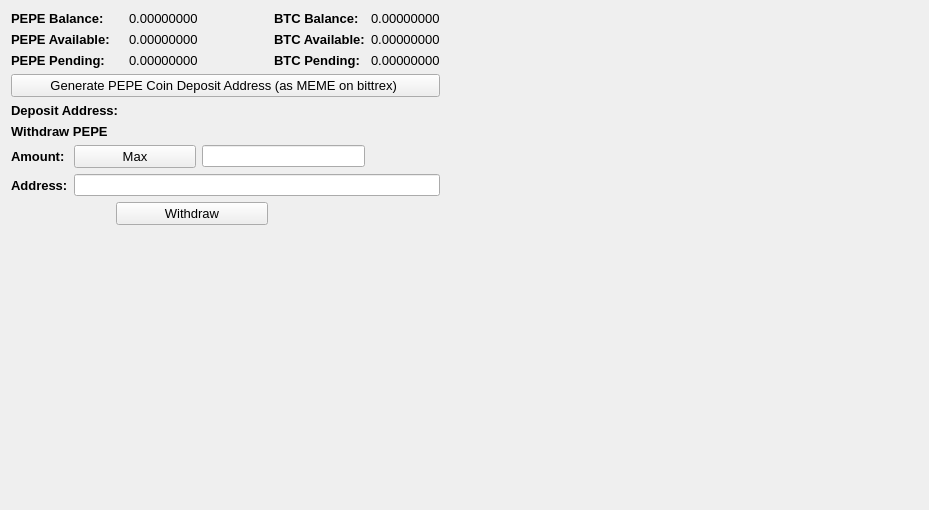
     <widget class="QWidget" name="BalanceTab">
      <attribute name="title">
       <string>Balance</string>
      </attribute>
      <layout class="QGridLayout" name="gridLayout_2">
       <item row="0" column="0" colspan="2">
        <widget class="QLabel" name="label_11">
         <property name="font">
          <font>
           <pointsize>10</pointsize>
           <weight>75</weight>
           <bold>true</bold>
          </font>
         </property>
         <property name="text">
          <string>PEPE Balance:</string>
         </property>
        </widget>
       </item>
       <item row="0" column="3" colspan="2">
        <widget class="QLabel" name="TXBalanceLabel">
         <property name="font">
          <font>
           <pointsize>10</pointsize>
          </font>
         </property>
         <property name="text">
          <string>0.00000000</string>
         </property>
         <property name="textInteractionFlags">
          <set>Qt::LinksAccessibleByMouse|Qt::TextSelectableByMouse</set>
         </property>
        </widget>
       </item>
       <item row="0" column="5">
        <widget class="QLabel" name="label_12">
         <property name="font">
          <font>
           <pointsize>10</pointsize>
           <weight>75</weight>
           <bold>true</bold>
          </font>
         </property>
         <property name="text">
          <string>BTC Balance:</string>
         </property>
        </widget>
       </item>
       <item row="0" column="6">
        <widget class="QLabel" name="BitcoinBalanceLabel">
         <property name="font">
          <font>
           <pointsize>10</pointsize>
          </font>
         </property>
         <property name="text">
          <string>0.00000000</string>
         </property>
         <property name="textInteractionFlags">
          <set>Qt::LinksAccessibleByMouse|Qt::TextSelectableByMouse</set>
         </property>
        </widget>
       </item>
       <item row="0" column="7" rowspan="10">
        <spacer name="horizontalSpacer_4">
         <property name="orientation">
          <enum>Qt::Horizontal</enum>
         </property>
         <property name="sizeHint" stdset="0">
          <size>
           <width>478</width>
           <height>488</height>
          </size>
         </property>
        </spacer>
       </item>
       <item row="1" column="0" colspan="2">
        <widget class="QLabel" name="label_13">
         <property name="font">
          <font>
           <pointsize>10</pointsize>
           <weight>75</weight>
           <bold>true</bold>
          </font>
         </property>
         <property name="text">
          <string>PEPE Available:</string>
         </property>
        </widget>
       </item>
       <item row="1" column="3" colspan="2">
        <widget class="QLabel" name="TXAvailableLabel_2">
         <property name="font">
          <font>
           <pointsize>10</pointsize>
          </font>
         </property>
         <property name="text">
          <string>0.00000000</string>
         </property>
         <property name="textInteractionFlags">
          <set>Qt::LinksAccessibleByMouse|Qt::TextSelectableByMouse</set>
         </property>
        </widget>
       </item>
       <item row="1" column="5">
        <widget class="QLabel" name="label_15">
         <property name="font">
          <font>
           <pointsize>10</pointsize>
           <weight>75</weight>
           <bold>true</bold>
          </font>
         </property>
         <property name="text">
          <string>BTC Available:</string>
         </property>
        </widget>
       </item>
       <item row="1" column="6">
        <widget class="QLabel" name="BitcoinAvailableLabel">
         <property name="font">
          <font>
           <pointsize>10</pointsize>
          </font>
         </property>
         <property name="text">
          <string>0.00000000</string>
         </property>
         <property name="textInteractionFlags">
          <set>Qt::LinksAccessibleByMouse|Qt::TextSelectableByMouse</set>
         </property>
        </widget>
       </item>
       <item row="2" column="0" colspan="2">
        <widget class="QLabel" name="label_14">
         <property name="font">
          <font>
           <pointsize>10</pointsize>
           <weight>75</weight>
           <bold>true</bold>
          </font>
         </property>
         <property name="text">
          <string>PEPE Pending:</string>
         </property>
        </widget>
       </item>
       <item row="2" column="3" colspan="2">
        <widget class="QLabel" name="TXPendingLabel">
         <property name="font">
          <font>
           <pointsize>10</pointsize>
          </font>
         </property>
         <property name="text">
          <string>0.00000000</string>
         </property>
         <property name="textInteractionFlags">
          <set>Qt::LinksAccessibleByMouse|Qt::TextSelectableByMouse</set>
         </property>
        </widget>
       </item>
       <item row="2" column="5">
        <widget class="QLabel" name="label_31">
         <property name="font">
          <font>
           <pointsize>10</pointsize>
           <weight>75</weight>
           <bold>true</bold>
          </font>
         </property>
         <property name="text">
          <string>BTC Pending:</string>
         </property>
        </widget>
       </item>
       <item row="2" column="6">
        <widget class="QLabel" name="BitcoinPendingLabel">
         <property name="font">
          <font>
           <pointsize>10</pointsize>
          </font>
         </property>
         <property name="text">
          <string>0.00000000</string>
         </property>
         <property name="textInteractionFlags">
          <set>Qt::LinksAccessibleByMouse|Qt::TextSelectableByMouse</set>
         </property>
        </widget>
       </item>
       <item row="3" column="0" colspan="7">
        <widget class="QPushButton" name="GenDepositBTN">
         <property name="font">
          <font>
           <pointsize>10</pointsize>
          </font>
         </property>
         <property name="text">
          <string>Generate PEPE Coin Deposit Address (as MEME on bittrex) </string>
         </property>
        </widget>
       </item>
       <item row="4" column="0" colspan="3">
        <widget class="QLabel" name="label_33">
         <property name="font">
          <font>
           <pointsize>10</pointsize>
           <weight>75</weight>
           <bold>true</bold>
          </font>
         </property>
         <property name="text">
          <string>Deposit Address:</string>
         </property>
        </widget>
       </item>
       <item row="4" column="3" colspan="4">
        <widget class="QLabel" name="DepositAddressLabel">
         <property name="minimumSize">
          <size>
           <width>311</width>
           <height>0</height>
          </size>
         </property>
         <property name="palette">
          <palette>
           <active>
            <colorrole role="WindowText">
             <brush brushstyle="SolidPattern">
              <color alpha="255">
               <red>0</red>
               <green>0</green>
               <blue>0</blue>
              </color>
             </brush>
            </colorrole>
            <colorrole role="Text">
             <brush brushstyle="SolidPattern">
              <color alpha="255">
               <red>0</red>
               <green>0</green>
               <blue>255</blue>
              </color>
             </brush>
            </colorrole>
           </active>
           <inactive>
            <colorrole role="WindowText">
             <brush brushstyle="SolidPattern">
              <color alpha="255">
               <red>0</red>
               <green>0</green>
               <blue>0</blue>
              </color>
             </brush>
            </colorrole>
            <colorrole role="Text">
             <brush brushstyle="SolidPattern">
              <color alpha="255">
               <red>0</red>
               <green>0</green>
               <blue>255</blue>
              </color>
             </brush>
            </colorrole>
           </inactive>
           <disabled>
            <colorrole role="WindowText">
             <brush brushstyle="SolidPattern">
              <color alpha="255">
               <red>120</red>
               <green>120</green>
               <blue>120</blue>
              </color>
             </brush>
            </colorrole>
            <colorrole role="Text">
             <brush brushstyle="SolidPattern">
              <color alpha="255">
               <red>120</red>
               <green>120</green>
               <blue>120</blue>
              </color>
             </brush>
            </colorrole>
           </disabled>
          </palette>
         </property>
         <property name="font">
          <font>
           <pointsize>10</pointsize>
           <weight>75</weight>
           <bold>true</bold>
          </font>
         </property>
         <property name="text">
          <string/>
         </property>
         <property name="alignment">
          <set>Qt::AlignRight|Qt::AlignTrailing|Qt::AlignVCenter</set>
         </property>
         <property name="textInteractionFlags">
          <set>Qt::LinksAccessibleByMouse|Qt::TextSelectableByKeyboard|Qt::TextSelectableByMouse</set>
         </property>
        </widget>
       </item>
       <item row="5" column="0" colspan="2">
        <widget class="QLabel" name="label_34">
         <property name="font">
          <font>
           <pointsize>10</pointsize>
           <weight>75</weight>
           <bold>true</bold>
          </font>
         </property>
         <property name="text">
          <string>Withdraw PEPE</string>
         </property>
        </widget>
       </item>
       <item row="6" column="0">
        <widget class="QLabel" name="label_26">
         <property name="font">
          <font>
           <pointsize>10</pointsize>
           <weight>75</weight>
           <bold>true</bold>
          </font>
         </property>
         <property name="text">
          <string>Amount:</string>
         </property>
        </widget>
       </item>
       <item row="6" column="1" colspan="3">
        <widget class="QPushButton" name="Withdraw_Max_Amount">
         <property name="font">
          <font>
           <pointsize>10</pointsize>
          </font>
         </property>
         <property name="text">
          <string>Max</string>
         </property>
        </widget>
       </item>
       <item row="6" column="4" colspan="2">
        <widget class="QLineEdit" name="WithdrawUnitsInput">
         <property name="font">
          <font>
           <pointsize>9</pointsize>
           <weight>75</weight>
           <bold>true</bold>
          </font>
         </property>
         <property name="text">
          <string/>
         </property>
        </widget>
       </item>
       <item row="7" column="0">
        <widget class="QLabel" name="label_10">
         <property name="font">
          <font>
           <pointsize>10</pointsize>
           <weight>75</weight>
           <bold>true</bold>
          </font>
         </property>
         <property name="text">
          <string>Address:</string>
         </property>
        </widget>
       </item>
       <item row="7" column="1" colspan="6">
        <widget class="QLineEdit" name="WithdrawAddress">
         <property name="font">
          <font>
           <pointsize>9</pointsize>
           <weight>75</weight>
           <bold>true</bold>
          </font>
         </property>
        </widget>
       </item>
       <item row="8" column="2" colspan="3">
        <widget class="QPushButton" name="WithdrawUnitsBtn">
         <property name="font">
          <font>
           <pointsize>10</pointsize>
          </font>
         </property>
         <property name="text">
          <string>Withdraw</string>
         </property>
        </widget>
       </item>
       <item row="9" column="0" colspan="7">
        <spacer name="verticalSpacer">
         <property name="orientation">
          <enum>Qt::Vertical</enum>
         </property>
         <property name="sizeHint" stdset="0">
          <size>
           <width>428</width>
           <height>262</height>
          </size>
         </property>
        </spacer>
       </item>
      </layout>
      <zorder>label_31</zorder>
      <zorder>label_15</zorder>
      <zorder>label_12</zorder>
      <zorder>label_14</zorder>
      <zorder>label_13</zorder>
      <zorder>label_11</zorder>
      <zorder>BitcoinBalanceLabel</zorder>
      <zorder>TXBalanceLabel</zorder>
      <zorder>TXAvailableLabel_2</zorder>
      <zorder>TXPendingLabel</zorder>
      <zorder>BitcoinAvailableLabel</zorder>
      <zorder>BitcoinPendingLabel</zorder>
      <zorder>label_33</zorder>
      <zorder>GenDepositBTN</zorder>
      <zorder>DepositAddressLabel</zorder>
      <zorder>Withdraw_Max_Amount</zorder>
      <zorder>label_34</zorder>
      <zorder>WithdrawUnitsInput</zorder>
      <zorder>label_10</zorder>
      <zorder>label_26</zorder>
      <zorder>WithdrawAddress</zorder>
      <zorder>WithdrawUnitsBtn</zorder>
      <zorder>horizontalSpacer_4</zorder>
      <zorder>verticalSpacer</zorder>
     </widget>
